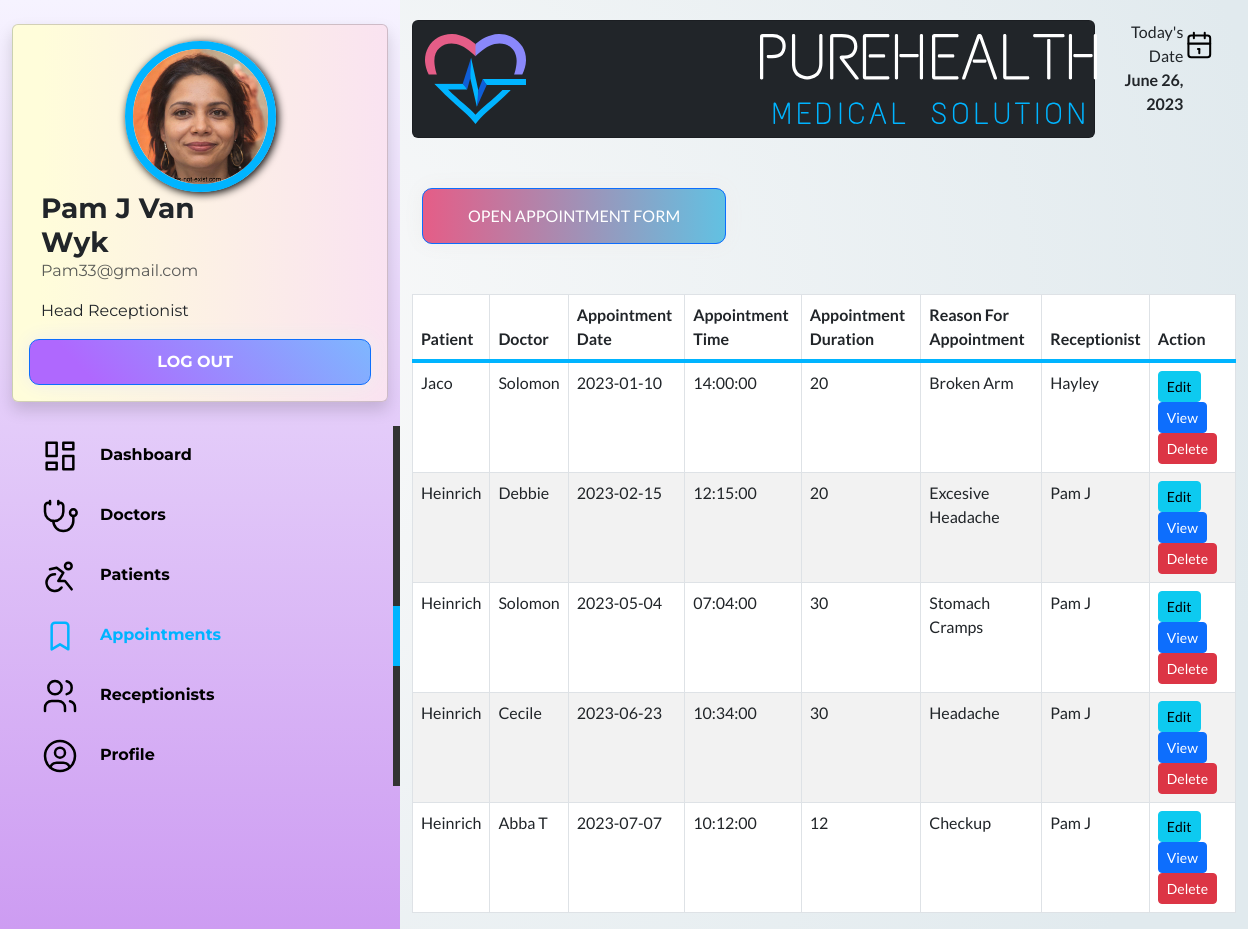
Page /ReceptionistPortal/appointments.php (signed in) on the committed database.
### tables this page shows
CREATE TABLE `receptionists` (
  `Receptionists_ID` int(11) NOT NULL,
  `ProfileImage` varchar(50) NOT NULL,
  `Name` varchar(25) NOT NULL,
  `Surname` varchar(25) NOT NULL,
  `Banned` tinyint(1) NOT NULL,
  `DoB` date NOT NULL,
  `Gender` varchar(25) NOT NULL,
  `PhoneNumber` varchar(13) NOT NULL,
  `Email` varchar(50) NOT NULL,
  `Username` varchar(50) NOT NULL,
  `Password` varchar(50) NOT NULL,
  `Rank` varchar(25) NOT NULL
);

CREATE TABLE `appointments` (
  `Appointments_ID` int(11) NOT NULL,
  `BookedByReceptionistID` int(11) NOT NULL,
  `PatientsID` int(11) NOT NULL,
  `DoctorsID` int(11) NOT NULL,
  `AppointmentDate` date NOT NULL,
  `AppointmentTime` time NOT NULL,
  `DurationMinutes` int(11) NOT NULL,
  `ReasonForAppointment` varchar(50) NOT NULL
);

CREATE TABLE `patients` (
  `Patients_ID` int(11) NOT NULL,
  `ProfileImage` varchar(50) NOT NULL,
  `Name` varchar(25) NOT NULL,
  `Surname` varchar(25) NOT NULL,
  `DoB` date NOT NULL,
  `Gender` varchar(25) NOT NULL,
  `Email` varchar(50) NOT NULL,
  `PhoneNumber` varchar(13) NOT NULL,
  `IDNumber` varchar(13) NOT NULL,
  `MedicalAidNumber` varchar(11) NOT NULL
);

CREATE TABLE `doctors` (
  `Doctors_ID` int(11) NOT NULL,
  `RoomsID` int(11) NOT NULL,
  `ProfileImage` varchar(50) NOT NULL,
  `Name` varchar(25) NOT NULL,
  `Surname` varchar(25) NOT NULL,
  `DoB` date NOT NULL,
  `Gender` varchar(25) NOT NULL,
  `Email` varchar(50) NOT NULL,
  `PhoneNumber` varchar(20) NOT NULL,
  `IDNumber` varchar(13) NOT NULL,
  `Specialisation` varchar(50) NOT NULL,
  `Rating` float NOT NULL
);

### ReceptionistPortal/appointments.php (the view, shortened to what this page needs)
<?php
if (isset($_SESSION['Receptionists_ID']) && isset($_SESSION['Username'])) {
    ?>
    <!DOCTYPE html>
    <html lang="en">
    <head>
        <link href="https://cdn.jsdelivr.net/npm/bootstrap@5.3.0/dist/css/bootstrap.min.css" rel="stylesheet"
>
        <link rel="stylesheet" href="main.css">
        <link rel="stylesheet" href="https://cdnjs.cloudflare.com/ajax/libs/font-awesome/4.7.0/css/font-awesome.min.css">
    </head>
    <body>
        <div class="c-navbar">
            <div class="container">
                <br>
                <div class="container">
                    <div class="row">
                        <div class="card shadow profile-disco">
                            <div class="card-body">
                                <div class="row">
                                    <?php
                                    include 'db.php';
                                    $sql = "SELECT * FROM receptionists WHERE Receptionists_ID = $_SESSION[Receptionists_ID]";
                                    $result = $conn->query($sql);
                                    while ($row = $result->fetch_assoc()) {
                                        echo '<div class="col-md-12">';
                                        echo '<div class="row">';
                                        echo '<div class="col-md-4 upload">';
                                        echo '<img src="profile_img/' . $row['ProfileImage'] . '" class="img-fluid rounded-circle" alt="Profile Image">';
                                        echo '</div>';
                                        echo '<div class="col-md-8">';
                                        echo '<h3 class="mb-0"><strong>' . $row['Name'] . ' ' . $row['Surname'] . '</strong></h3>';
                                        echo '<p class="text-muted">' . $row['Email'] . '</p>';
                                        echo '<p>' . $row['Rank'] . ' Receptionist</p>';
                                        echo '</div>';
                                        echo '<a href="logout.php" class="btn btn-primary btn-grad3 btn-add" role="button" style="padding-left: 0px;"><strong>Log Out</strong></a>';
                                        echo '</div>';
                                        echo '</div>';
                                    }
                                    ?>
                                </div>
                            </div>
                        </div>
                    </div>
                </div>
            </div>
            <br>
            <a class="nav-item" href="dashboard.php">
                Dashboard</a>
            <a class="nav-item" href="doctors.php">
                Doctors</a>
            <a class="nav-item" href="patients.php">
                Patients</a>
            <a class="nav-item active-nav" href="appointments.php">
                Appointments</a>
            <a class="nav-item" href="receptionists.php">
                Receptionists</a>
            <a class="nav-item" href="profile.php">
                Profile</a>
        </div>
        <div class="container content-div">
            <div class="row">
                <div class="col-md-10">
                    <nav class="navbar navbar-dark bg-dark card">
                        <div class="container-fluid">
                            <a class="navbar-brand" href="#">
                                <img src="assets/logo/logo-mix.svg" alt="Logo">
                            <img src="assets/logo/Mecial Docker White.svg" alt="Logo" style="margin-left: 130px;">
                            </a>
                        </div>
                    </nav>
                </div>
                <div class="col-md-2 d-flex text-end">
                    <div>
                        Today's Date
                        <br>
                        <?php
                        $today = date("F j, Y");
                        echo '<b>' . $today . '</b>';
                        ?>
                    </div>
                </div>
            </div>
            <div class="spacer"></div>
            <button type="button" class="btn btn-primary btn-grad" data-toggle="modal" data-target="#appointmentModal">
                Open Appointment Form
            </button>
                                        <?php
                                        include 'db.php';
                                        ?>
            <div class="spacer"></div>
            <table class="table table-bordered">
                <thead class="thead-dark">
                    <tr>
                        <th>Patient</th>
                        <th>Doctor</th>
                        <th>Appointment Date</th>
                        <th>Appointment Time</th>
                        <th>Appointment Duration</th>
                        <th>Reason For Appointment</th>
                        <th>Receptionist</th>
                        <th>Action</th>
                    </tr>
                </thead>
                <tbody>
                    <?php
                    include 'list-all-appointments.php';
                    ?>
                </tbody>
            </table>
        </div>
    </body>
    </html>
    <?php
} else {
    header("Location: index.php");
    exit();
}
?>

### ReceptionistPortal/list-all-appointments.php (shortened to what this page needs)
<?php
include 'db.php';
$sql = "SELECT * FROM appointments ORDER BY AppointmentDate ASC";
$result = $conn->query($sql);
while ($row = $result->fetch_assoc()) {
    $sql2 = "SELECT Name FROM doctors WHERE Doctors_ID = '$row[DoctorsID]' LIMIT 1";
    $result2 = $conn->query($sql2);
    if ($result2->num_rows > 0) {
        $row2 = $result2->fetch_assoc();
        $DoctorName = $row2['Name'];
    } else {
        echo "No records found.";
    }
    $sql3 = "SELECT Name FROM patients WHERE Patients_ID = '$row[PatientsID]' LIMIT 1";
    $result3 = $conn->query($sql3);
    if ($result3->num_rows > 0) {
        $row3 = $result3->fetch_assoc();
        $PatientName = $row3['Name'];
    } else {
        echo "No records found.";
    }
    $sql4 = "SELECT Name FROM receptionists WHERE Receptionists_ID = '$row[BookedByReceptionistID]' LIMIT 1";
    $result4 = $conn->query($sql4);
    if ($result4->num_rows > 0) {
        $row4 = $result4->fetch_assoc();
        $ReceptionistName = $row4['Name'];
    } else {
        echo "No records found.";
    }
    echo '<tr>';
    if ($row['Appointments_ID'] == $_GET['Appointments_ID']) {
        echo '<form class="form-inline m-2" action="update-appointment.php" method="POST">';
        echo '<td><input type="number" class="form-control" name="PatientsID" value="' . $row['PatientsID'] . '" required></td>';
        echo '<td><input type="number" class="form-control" name="DoctorsID" value="' . $row['DoctorsID'] . '" required></td>';
        echo '<td><input type="date" class="form-control" name="AppointmentDate" value="' . $row['AppointmentDate'] . '" required></td>';
        echo '<td><input type="time" class="form-control" name="AppointmentTime" value="' . $row['AppointmentTime'] . '" required></td>';
        echo '<td><input type="number" class="form-control" name="DurationMinutes" value="' . $row['DurationMinutes'] . '" required></td>';
        echo '<td><input type="text" class="form-control" name="ReasonForAppointment" value="' . $row['ReasonForAppointment'] . '" required></td>';
        echo '<td><input type="number" class="form-control" name="BookedByReceptionistID" value="' . $row['BookedByReceptionistID'] . '" required></td>';
        echo '<td>';
        echo '<button type="submit" class="btn btn-success btn-sm" title="Save">Save</button>';
        echo '<input type="hidden" name="Appointments_ID" value="' . $row['Appointments_ID'] . '">';
        echo '</form>';
    } else {
        echo '<td>' . $PatientName . '</td>';
        echo '<td>' . $DoctorName . '</td>';
        echo '<td>' . $row['AppointmentDate'] . '</td>';
        echo '<td>' . $row['AppointmentTime'] . '</td>';
        echo '<td>' . $row['DurationMinutes'] . '</td>';
        echo '<td>' . $row['ReasonForAppointment'] . '</td>';
        echo '<td>' . $ReceptionistName . '</td>';
        echo '<td>';
        echo '<a class="btn btn-info btn-sm" title="Edit" href="appointments.php?Appointments_ID=' . $row['Appointments_ID'] . '" role="button">Edit</a>';
    }
    echo '<button type="button" class="btn btn-primary btn-sm" data-bs-toggle="modal" data-bs-target="#ModalView" id="' . $row['Appointments_ID'] . '" onClick="showDetailsAppointments(this);" title="View">View</button>';
    echo '<a class="btn btn-danger btn-sm" href="delete-appointment.php?Appointments_ID=' . $row['Appointments_ID'] . '" title="Delete" role="button">Delete</a>';
    echo '</td>';
    echo '</tr>';
}
?>

### ReceptionistPortal/main.css (style rules this page uses)
.upload { width: 175px; position: relative; margin: auto; }
.upload img { border-radius: 50%; border: 8px solid #00B4FF; -webkit-box-shadow: 2px 2px 8px 0px rgba(0, 0, 0, 1); -moz-box-shadow: 2px 2px 8px 0px rgba(0, 0, 0, 1); box-shadow: 2px 2px 8px 0px rgba(0, 0, 0, 1); }
body { display: flex; background: radial-gradient(circle at 18.7% 37.8%, rgb(250, 250, 250) 0%, rgb(225, 234, 238) 90%); font-family: 'Lato', sans-serif; }
.btn-grad { background-image: linear-gradient(to right, #E55D87 0%, #5FC3E4 51%, #E55D87 100%); margin: 10px; padding: 15px 45px; text-align: center; text-transform: uppercase; transition: 0.5s; background-size: 200% auto; color: white; box-shadow: 0 0 20px #eee; border-radius: 10px; display: block; }
.btn-grad3 { background: linear-gradient(45.8deg, rgb(175, 104, 254) 9.3%, rgb(101, 223, 255) 75.1%); text-align: center; text-transform: uppercase; transition: 0.5s; background-size: 200% auto; color: white; box-shadow: 0 0 20px #eee; border-radius: 10px; display: block; }
.c-navbar { background: linear-gradient(to top, #cd9cf2 0%, #f6f3ff 100%); overflow: hidden; width: 400px; position: fixed; height: 100%; font-family: 'Montserrat', sans-serif; }
.c-navbar a { display: block; padding: 10px; text-decoration: none; padding-left: 40px; }
.content-div { margin-left: 400px; margin-top: 20px; }
.nav-item { border-right: 7px solid #333; color: #000000; font-weight: bold; }
.active-nav { border-right: 7px solid #00B4FF; color: #00B4FF; }
.icon-tabler { margin-right: 20px; }
.icon-tabler-active { stroke: #00B4FF; }
.spacer { padding: 20px; }
.btn-add { width: -webkit-fill-available; }
.profile-disco { background: linear-gradient(90.7deg, rgb(255, 253, 218) 1.9%, rgb(246, 210, 255) 39.3%, rgb(152, 222, 254) 64.7%, rgb(251, 255, 210) 100.8%); background-size: 400% 400%; animation: gradient 15s ease infinite; }
tbody tr:nth-child(even) td { background-color: #f2f2f2; }
.navbar-brand img { height: 90px; margin-right: 100px; }
thead { border-bottom: 4px solid #00B4FF; }

### rows in the picture
receptionists: ProfileImage (picture), Name "Pam J", Surname "Van Wyk", Email "Pam33@gmail.com", Rank "Head"
appointments: PatientsID.Name "Jaco", DoctorsID.Name "Solomon", AppointmentDate "2023-01-10", AppointmentTime "14:00:00", DurationMinutes "20", ReasonForAppointment "Broken Arm", BookedByReceptionistID.Name "Hayley"
appointments: PatientsID.Name "Heinrich", DoctorsID.Name "Debbie", AppointmentDate "2023-02-15", AppointmentTime "12:15:00", DurationMinutes "20", ReasonForAppointment "Excesive Headache", BookedByReceptionistID.Name "Pam J"
appointments: PatientsID.Name "Heinrich", DoctorsID.Name "Solomon", AppointmentDate "2023-05-04", AppointmentTime "07:04:00", DurationMinutes "30", ReasonForAppointment "Stomach Cramps", BookedByReceptionistID.Name "Pam J"
appointments: PatientsID.Name "Heinrich", DoctorsID.Name "Cecile", AppointmentDate "2023-06-23", AppointmentTime "10:34:00", DurationMinutes "30", ReasonForAppointment "Headache", BookedByReceptionistID.Name "Pam J"
appointments: PatientsID.Name "Heinrich", DoctorsID.Name "Abba T", AppointmentDate "2023-07-07", AppointmentTime "10:12:00", DurationMinutes "12", ReasonForAppointment "Checkup", BookedByReceptionistID.Name "Pam J"
